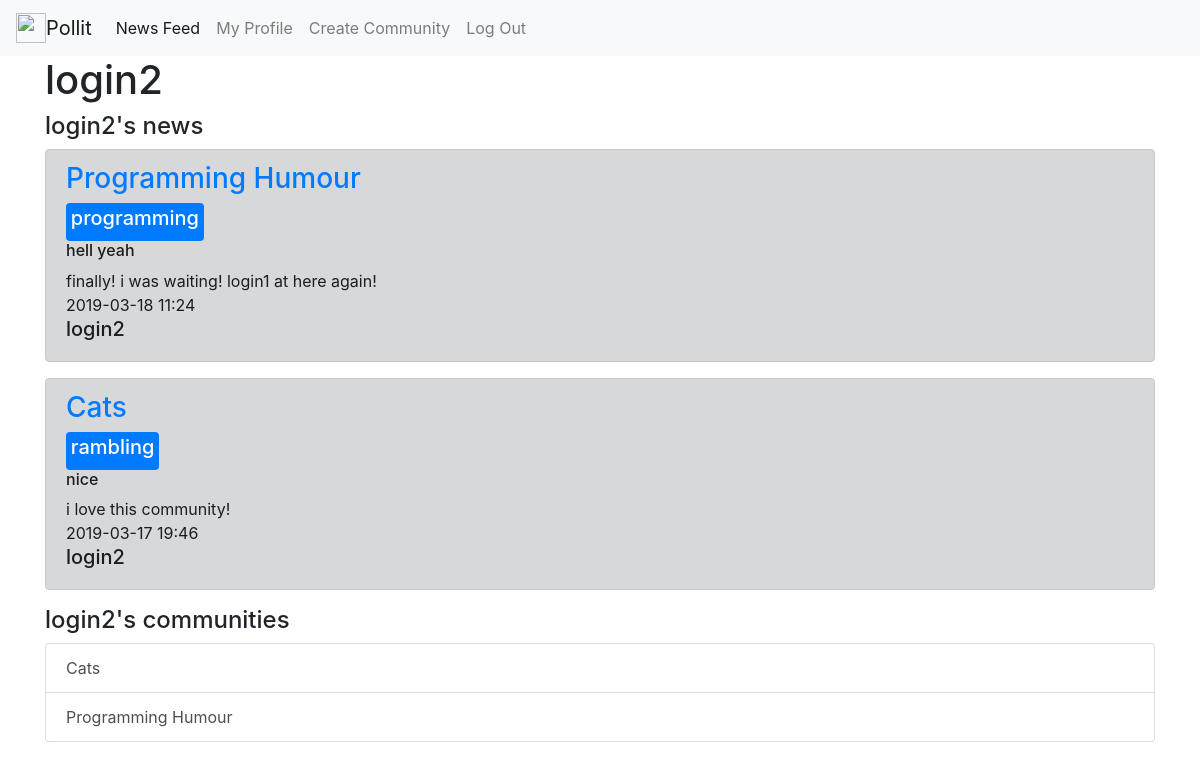
Screenshot of /profile/login2 (signed in) with the database file from the repository.
### tables this page shows
CREATE TABLE users 
                            (id INTEGER PRIMARY KEY AUTOINCREMENT, 
                             user_name VARCHAR(50),
                             password_hash VARCHAR(128),
                             communities VARCHAR(1000)
                             );

CREATE TABLE communities 
                            (id INTEGER PRIMARY KEY AUTOINCREMENT,
                             title VARCHAR(100),
                             bio VARCHAR(1000),
                             users VARCHAR(10000)
                             );

CREATE TABLE news 
                            (id INTEGER PRIMARY KEY AUTOINCREMENT,
                             community INTEGER, 
                             title VARCHAR(100),
                             hashtag VARCHAR(100),
                             content VARCHAR(1000),
                             date VARCHAR(1000),
                             user_id INTEGER
                             );

### main.py (the view)
@app.route('/profile/<user_name>', methods=['GET', 'POST'])
def profile(user_name):
    if 'username' not in session:
        return redirect('/login')
    user_id = session['user_id']
    user = user_model.get_name(user_name)[0]
    news = [(tuply[0], community_model.get(tuply[1])[1], tuply[2], tuply[3], tuply[4], tuply[5], user_name)
            for tuply in NewsModel(db.get_connection()).get_all(user)][::-1]
    comm = UserModel(db.get_connection()).get(user)[3].split()
    communities = [community_model.get(int(i))[1] for i in comm]
    return render_template('profile.html', user_name=user_name, news=news, communities=communities)

### models.py (called while the page is built)
    def get_connection(self):
        return self.conn

    def get(self, user_id):
        cursor = self.connection.cursor()
        cursor.execute("SELECT * FROM users WHERE id = ?", (str(user_id), ))
        row = cursor.fetchone()
        return row

    def get_name(self, user_name):
        cursor = self.connection.cursor()
        cursor.execute("SELECT * FROM users WHERE user_name = ?", (str(user_name), ))
        row = cursor.fetchone()
        return row

    def get_all(self, user_id=None, community_id=None):
        cursor = self.connection.cursor()
        if user_id:
            cursor.execute("SELECT * FROM news WHERE user_id = ?",
                           (str(user_id), ))
        elif community_id:
            cursor.execute("SELECT * FROM news WHERE community = ?",
                           (str(community_id),))
        else:
            cursor.execute("SELECT * FROM news")
        rows = cursor.fetchall()
        return rows

    def get(self, community_id):
        cursor = self.connection.cursor()
        cursor.execute("SELECT * FROM communities WHERE id = ?", (str(community_id), ))
        row = cursor.fetchone()
        return row

### templates/profile.html (shortened to what this page needs)
{% extends "base.html" %}
{% block content %}
    <h1>{{ user_name }}</h1>
    <h4>{{ user_name }}'s news</h4>
    {% for item in news %}
    <div class="alert alert-dark" role="alert">
        <h3><a href="/community/{{ item[1] }}">{{ item[1] }}</a></h3>
        <div class="badge badge-primary text-wrap"><h5>{{ item[3] }}</h5></div>
        <h6>{{ item[2] }}</h6>
        <div>{{ item[4] }}</div>
        <div>{{ item[5] }}</div>
        <h5>{{ item[6] }}</h5>
    </div>
    {% endfor %}
    <h4>{{ user_name }}'s communities</h4>
    <div class="list-group">
    {% for item in communities %}
        <a href="/community/{{ item }}" class="list-group-item list-group-item-action">{{ item }}</a>
    {% endfor %}
    </div>
{% endblock %}

### rows the page displays
users: user_name "login2", title "Programming Humour", hashtag "programming", title "hell yeah", content "finally! i was waiting! login1 at here again!", date "2019-03-18 11:24", title "Cats", hashtag "rambling", title "nice", content "i love this community!", date "2019-03-17 19:46"
communities: title "Cats"
communities: title "Programming Humour"
